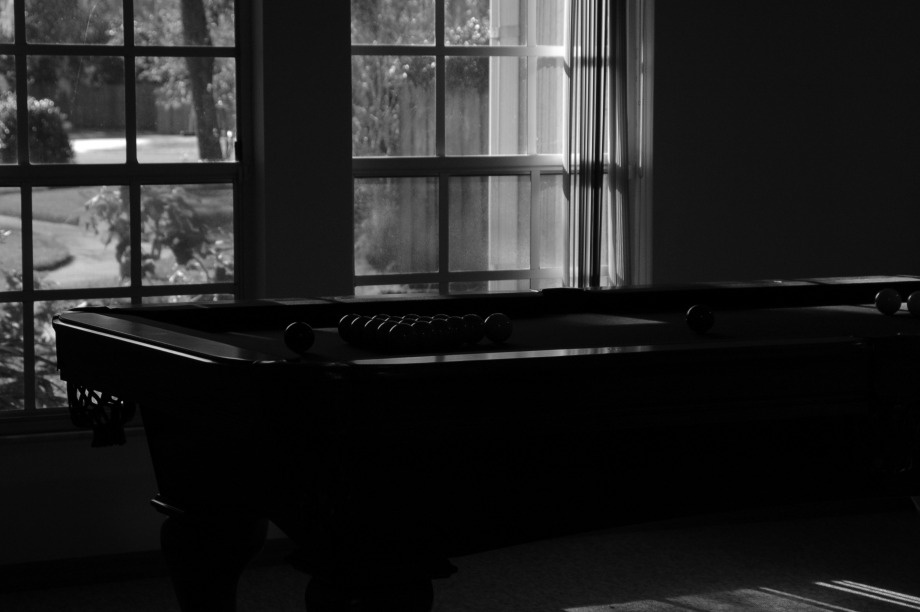
//> input picture chapter-04/img1.jpg, 920 x 612 px
$ ./gamma ../img1.jpg   (built with g++ and OpenCV 4)
//> lines starting //> are read from the running program, lines starting //| are printed output that depends on the picture; after the words box and inside, x2 and y2 are one past the last pixel; in counts of white or black regions, pixels touching at a corner belong together
#include <opencv2/core.hpp>
#include <opencv2/highgui.hpp>
#include <opencv2/imgproc.hpp>
#include <string>
#include <iostream>

cv::Mat image;//输入图像
cv::Mat image_0_1;//归一化输入图像
cv::Mat contrastImage;//输出图像

//图像的宽高
int height;
int width;
int value = 16;
float segValue = 40.0;
const int MAX_VALUE = 120;
std::string contrastWindow = "对比度";

void callback_value(int, void*)
{
	//这里 gamma 的取值范围为 [0，3]
	float gamma = float(value) / segValue;
	//调整对比度
	for (int r = 0; r < height; r++)
	{
		for (int c = 0; c < width; c++)
		{
			float pixel = powf(image_0_1.at<float>(r, c), gamma);
			contrastImage.at<float>(r, c) = pixel;
		}
	}
	//或者直接采用 OpenCV 提供的 pow函数
	//cv::pow(image_0_1, gamma, contrastImage);
	//显示调整对比度后的效果
	cv::imshow(contrastWindow, contrastImage);
	/*保存结果*/
	contrastImage.convertTo(contrastImage, CV_8UC1, 255, 0);
	cv::imwrite("contrastImage.jpg", contrastImage);
}

int main(int argc, char*argv[])
{
	//输入图片
	image = cv::imread(argv[1], cv::IMREAD_GRAYSCALE);
//> image is the input picture: 612 rows x 920 cols, CV_8UC1; min 0, max 255, mean 35.3
	if (!image.data)
	{
		std::cout << "没有图片" << std::endl;
		return -1;
	}

	//图片归一化，每一个灰度值都除以 255
	image.convertTo(image_0_1, CV_32FC1, 1.0 / 255.0, 0);

	//显示原图
	cv::imshow("原图", image_0_1);

	//图像的宽高
	height = image.rows;
//> height = 612
	width = image.cols;
//> width = 920
	contrastImage = cv::Mat::zeros(image.size(), CV_32FC1);
	cv::namedWindow(contrastWindow, CV_WINDOW_AUTOSIZE);
	cv::createTrackbar("value", contrastWindow, &value, MAX_VALUE, callback_value);
	callback_value(0, 0);
//> after the loop in callback_value, `for (int r = 0; r < height; r++)`:
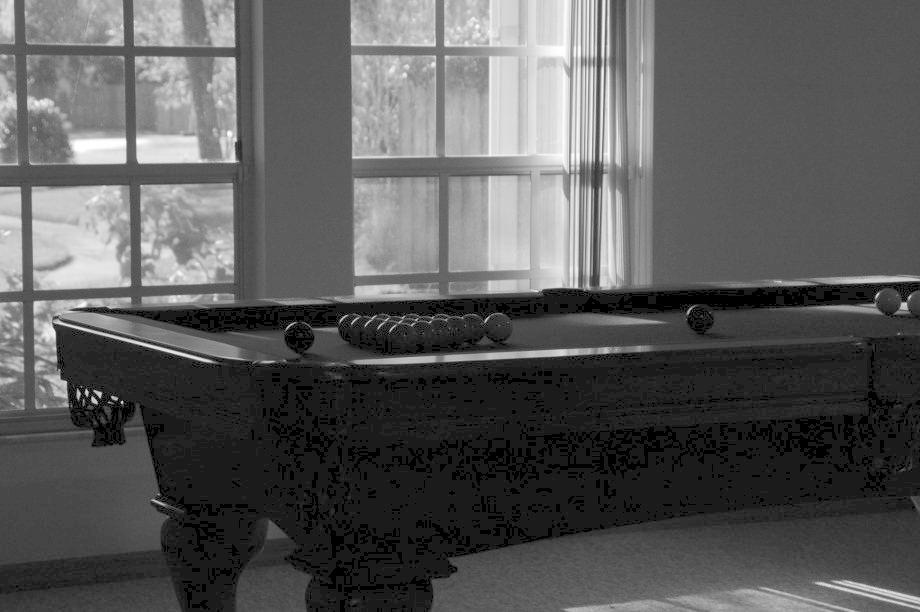
//> contrastImage: 612 rows x 920 cols, CV_32FC1; min 0, max 1, mean 0.351
	cv::waitKey(0);
//> after the loop in callback_value (call 2), `for (int r = 0; r < height; r++)`:
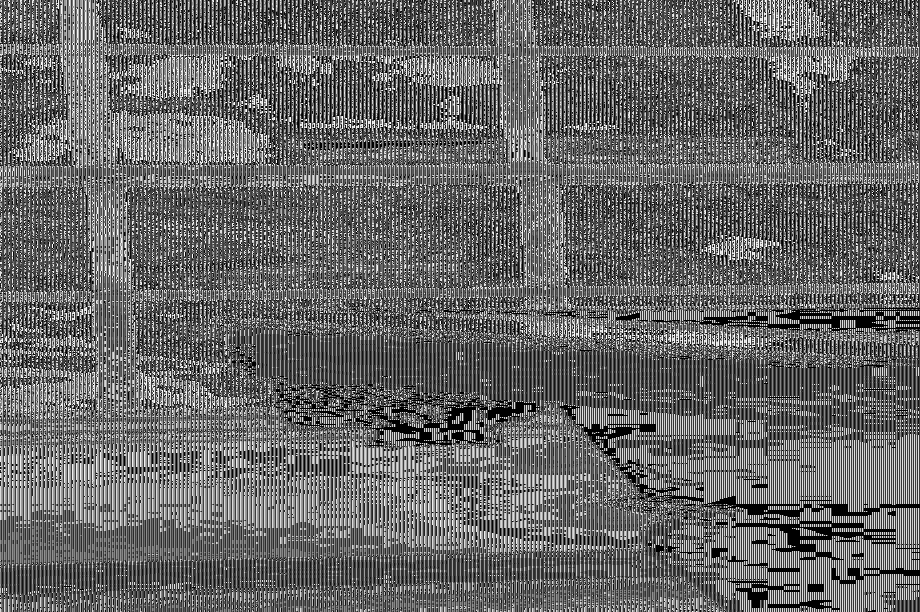
//> contrastImage: 612 rows x 920 cols, CV_8UC1; min 0, max 255, mean 102.9
//> in callback_value (call 2), `contrastImage.convertTo(contrastImage, CV_8UC1, 255, 0);`:
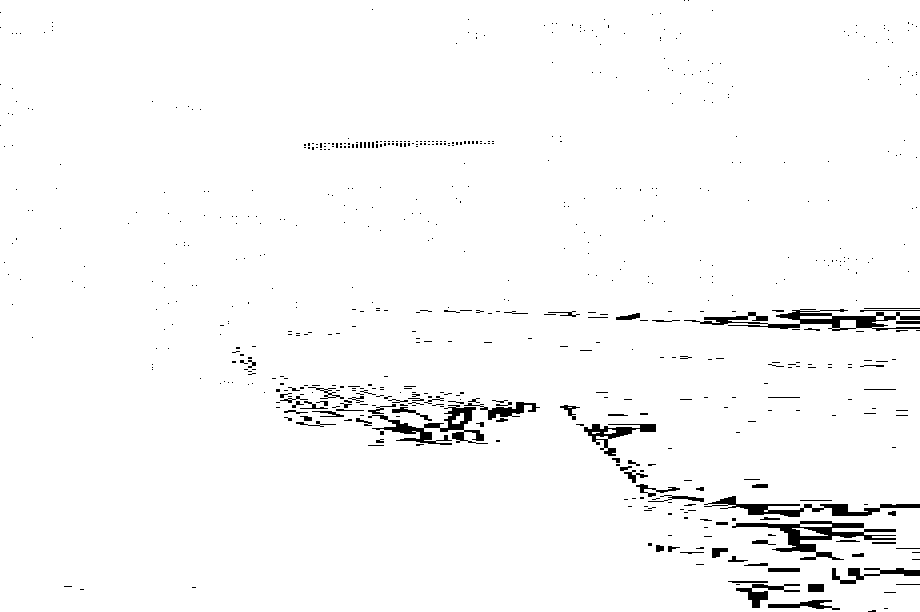
//> contrastImage: 612 rows x 920 cols, CV_8UC1; 97.4% white; 645 black regions (563 under 20 px), largest, box (x1, y1, x2, y2) and area: (684, 309, 920, 331) 1804, (732, 521, 896, 560) 1780, (368, 405, 488, 445) 1384
	return 0;
}

$ run again, on chapter-04/img4.jpg
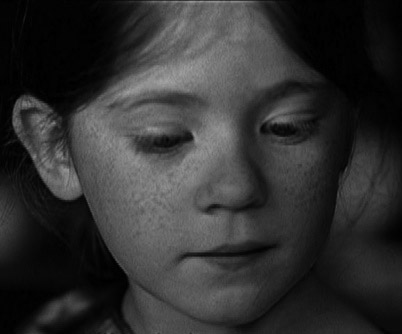
//> input picture chapter-04/img4.jpg, 402 x 334 px
//> image is the input picture: 334 rows x 402 cols, CV_8UC1; min 0, max 165, mean 49
//> after the loop in callback_value (call 2), `for (int r = 0; r < height; r++)`:
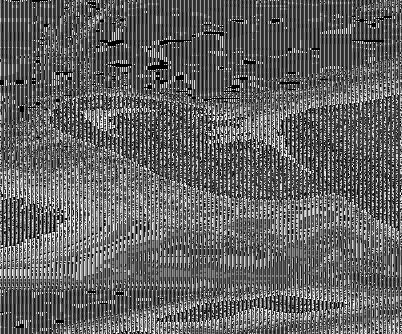
//> contrastImage: 334 rows x 402 cols, CV_8UC1; min 0, max 255, mean 98.9
//> in callback_value (call 2), `contrastImage.convertTo(contrastImage, CV_8UC1, 255, 0);`:
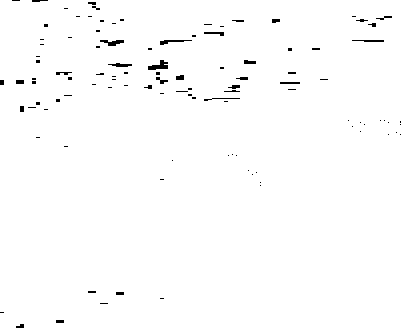
//> contrastImage: 334 rows x 402 cols, CV_8UC1; 98.9% white; 107 black regions (78 under 20 px), largest, box (x1, y1, x2, y2) and area: (148, 60, 168, 70) 112, (100, 40, 124, 46) 84, (160, 40, 192, 45) 72

$ run again, on chapter-04/img5.jpg
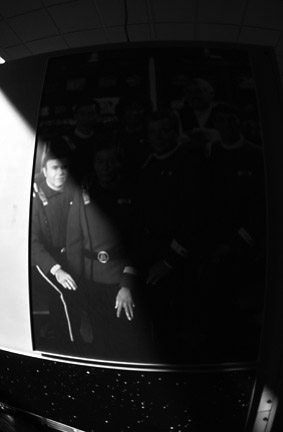
//> input picture chapter-04/img5.jpg, 283 x 432 px
//> image is the input picture: 432 rows x 283 cols, CV_8UC1; min 0, max 255, mean 31.5
//> after the loop in callback_value (call 2), `for (int r = 0; r < height; r++)`:
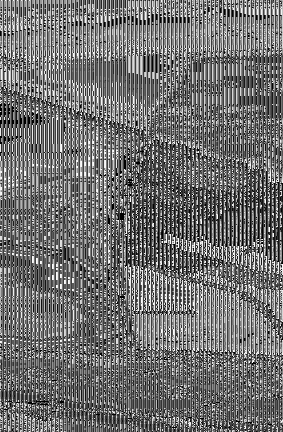
//> contrastImage: 432 rows x 283 cols, CV_8UC1; min 0, max 255, mean 112.8
//> in callback_value (call 2), `contrastImage.convertTo(contrastImage, CV_8UC1, 255, 0);`:
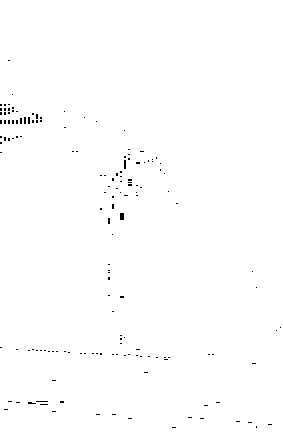
//> contrastImage: 432 rows x 283 cols, CV_8UC1; 99.5% white; black in thin lines or dots, all inside (x1, y1, x2, y2) = (0, 60, 281, 428)
